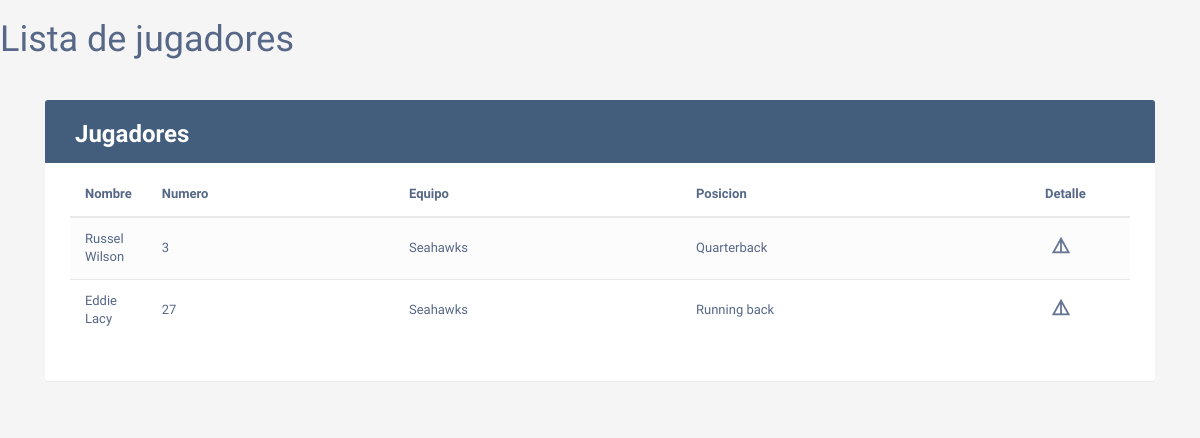
Screenshot of /jugadores-equipo/Seahawks with the database file from the repository.
### AppNLFP/models.py (models this page shows, shortened)
class Jugador(models.Model):
    nombreJugador = models.CharField(max_length=30)
    numeroJugador = models.IntegerField()
    equipo = models.CharField(max_length=30)
    posicion = models.CharField(max_length=30)
    timestamp = models.DateTimeField(auto_now_add=True)

### AppNLFP/views.py (the view)
# urls.py: path('jugadores-equipo/<str:equipo>',views.buscarJugadorPorEquipo,name="jugadores_equipo_view"),
def buscarJugadorPorEquipo(request,equipo):
    queryset = Jugador.objects.filter(equipo=equipo)
    context = {
        "jugadoresEquipo" : queryset
    }
    return render(request, "home/jugadores-equipo.html",context)

### templates/home/jugadores-equipo.html (shortened to what this page needs)
{% extends "base.html" %}
{% block content %}
<h1>Lista de jugadores</h1>
    <div class="container">
        <div class="table-wrapper">
            <div class="table-title">
                <div class="row">
                    <div class="col-sm-6">
						<h2><b>Jugadores</b></h2>
					</div>
                </div>
            </div>
            <table class="table table-striped table-hover">
                <thead>
                    <tr>
                        <th>Nombre</th>
                        <th>Numero</th>
						<th>Equipo</th>
                        <th>Posicion</th>
                        <th>Detalle</th>
                    </tr>
                </thead>
                <tbody>
                    {% for jugador in jugadoresEquipo  %}
                    <tr>
                        <td>{{jugador.nombreJugador}}</td>
                        <td>{{jugador.numeroJugador}}</td>
						<td>{{jugador.equipo}}</td>
                        <td>{{jugador.posicion}}</td>
                        <td>
							<a href="{%url 'detalle_jugador_view' jugador.id%}"><i class="material-icons" data-toggle="tooltip" title="Detalles">details</i></a>
                        </td>
                    </tr>
                    {% endfor %}
                </tbody>
            </table>
        </div>
    </div>
{% endblock %}

### templates/base.html (style rules this page uses)
body { color: #566787; background: #f5f5f5; font-family: 'Varela Round', sans-serif; font-size: 13px; }
.table-wrapper { background: #fff; padding: 20px 25px; margin: 30px 0; border-radius: 3px; box-shadow: 0 1px 1px rgba(0,0,0,.05); }
.table-title { padding-bottom: 15px; background: #435d7d; color: #fff; padding: 16px 30px; margin: -20px -25px 10px; border-radius: 3px 3px 0 0; }
.table-title h2 { margin: 5px 0 0; font-size: 24px; }
table.table tr th, table.table tr td { border-color: #e9e9e9; padding: 12px 15px; vertical-align: middle; }
table.table tr th:first-child { width: 60px; }
table.table tr th:last-child { width: 100px; }
table.table-striped tbody tr:nth-of-type(odd) { background-color: #fcfcfc; }
table.table td:last-child i { opacity: 0.9; font-size: 22px; margin: 0 5px; }
table.table td a { font-weight: bold; color: #566787; display: inline-block; text-decoration: none; outline: none !important; }
table.table td i { font-size: 19px; }

### rows the page displays
Jugador: nombreJugador "Russel Wilson", numeroJugador "3", equipo "Seahawks", posicion "Quarterback"
Jugador: nombreJugador "Eddie Lacy", numeroJugador "27", equipo "Seahawks", posicion "Running back"
